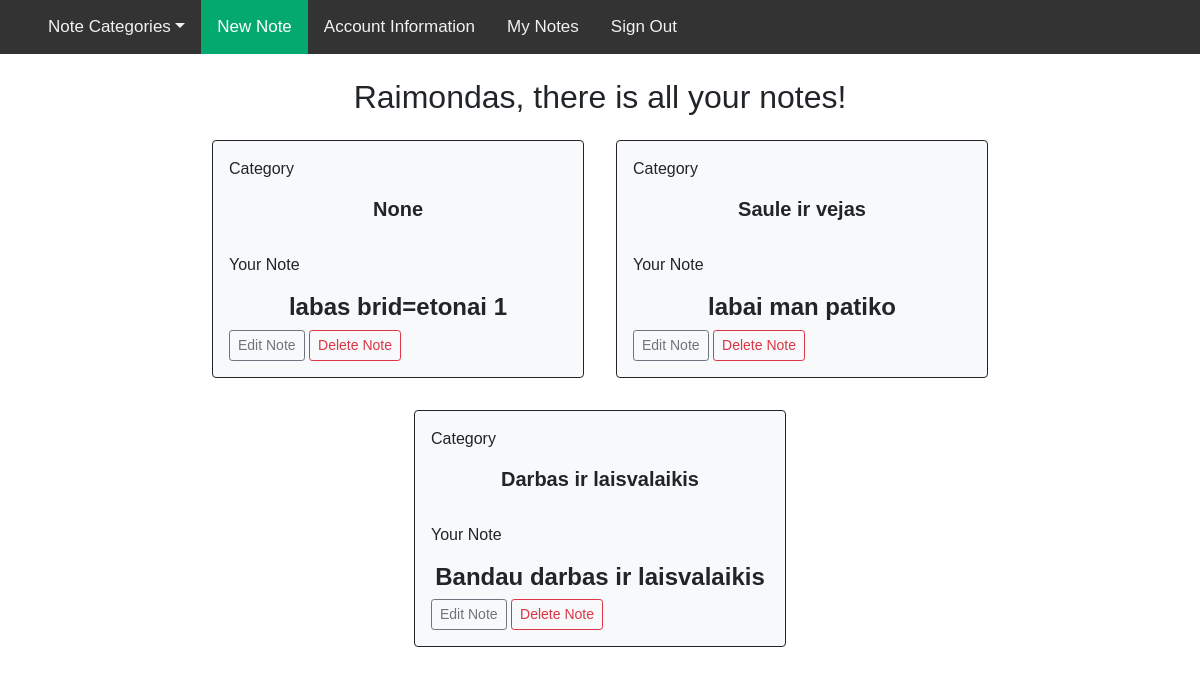
The app's page /read_review (signed in), older data.
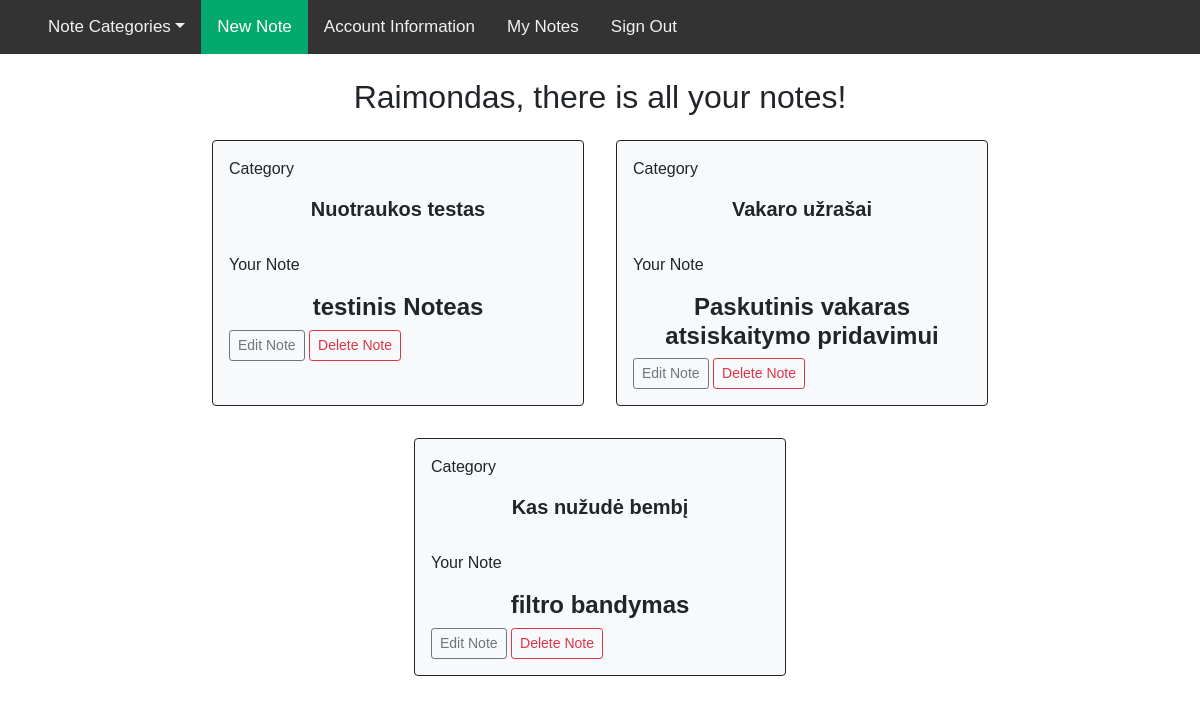
The same page, newer data.
### main.py (models this page shows, shortened)
class User(db.Model, UserMixin):
    __tablename__ = 'user'
    id = db.Column(db.Integer, primary_key=True)
    first_name = db.Column(db.Integer, nullable=False)
    last_name = db.Column(db.String(100), nullable=False)
    email_address = db.Column(db.String(100), nullable=False, unique=True)
    password = db.Column(db.String(100), nullable=False)
    is_admin = db.Column(db.Boolean, nullable=False, default=False)

class Review(db.Model):
    __tablename__ = 'review'
    id = db.Column(db.Integer, primary_key=True)
    date_posted = db.Column(db.DateTime, nullable=False, default=datetime.utcnow)
    content = db.Column(db.Text, nullable=False)
    user_id = db.Column(db.Integer, db.ForeignKey('user.id'), nullable=False)
    user = db.relationship("User")
    books_id = db.Column(db.Integer, db.ForeignKey('books.id'))
    book_name = db.relationship("Books")

class Books(db.Model):
    __tablename__ = 'books'
    id = db.Column(db.Integer, primary_key=True)
    book_name = db.Column(db.String(100), nullable=False)
    image_file = db.Column(db.String(20), nullable=False, default='default.jpg')
    user_id = db.Column(db.Integer, db.ForeignKey("user.id"))
    user = db.relationship("User")
    author_id = db.Column(db.Integer, db.ForeignKey("author.id"))
    author = db.relationship("Author")
    def __repr__(self):
        return f'{self.book_name}'

### main.py (the view)
@app.route('/read_review')
@login_required
def read_review():
    try:
        reviews = Review.query.all()
    except:
        reviews = []
    return render_template("read_review.html", reviews=reviews)

### main.py (called while the page is built)
@login_manager.user_loader
def load_user(user_id):
    return User.query.get(user_id)

### templates/read_review.html (shortened to what this page needs)
{% extends "base.html" %}
{% block content %}
<div class="text-center">
    <h2 class="account-heading">{{ current_user.first_name }}, there is all your notes!</h2>
</div>
        <div class="content d-flex flex-wrap justify-content-center">
            {% for review in reviews %}
            {% if review.user.id == current_user.id %}
            <div class="col-5 col-sm-4 p-3 m-3 border border-dark rounded-2 bg-light">
                <div>
                    <p>Category</p>
                    <h5 class="text-center"><strong>{{ review.book_name }}</strong></h5>
                    <p>Your Note</p>
                    <h4 class="text-center"><strong>{{ review.content }}</strong></h4>
                </div>
                <a href="{{ url_for('edit_review', id=review.id)}}" class="btn btn-outline-secondary btn-sm">Edit Note</a>
                <a href="{{ url_for('delete_review', id=review.id)}}" class="btn btn-outline-danger btn-sm">Delete Note</a>
            </div>
            {% endif %}
            {% endfor %}
        </div>
{% endblock %}

### templates/base.html (shortened to what this page needs)
<!doctype html>
<html lang="en">
<head>
    <link rel="stylesheet" href="https://cdnjs.cloudflare.com/ajax/libs/font-awesome/4.7.0/css/font-awesome.min.css">
    <link href="https://cdn.jsdelivr.net/npm/bootstrap@5.0.2/dist/css/bootstrap.min.css" rel="stylesheet"
>
</head>
<body>
<div class="topnav" id="myTopnav">
    <ul>
   {% if current_user.is_authenticated %}
    <a class="nav-link dropdown-toggle" href="#" id="navbarDropdown" role="button" data-toggle="dropdown" aria-haspopup="true" aria-expanded="false">
          Note Categories</a>
  <a class="nav-link active" href="{{ url_for('review') }}">New Note</a>
  <a class="nav-link" href="{{ url_for('update_account_information') }}">Account Information</a>
  <a class="nav-link" href="{{ url_for('read_review') }}">My Notes</a>
  <a class="nav-link" href="{{ url_for('sign_out') }}">Sign Out</a>
   {% else %}
  <a class="nav-link" href="{{ url_for('sign_up') }}">Sign Up</a>
  <a class="nav-link" href="{{ url_for('sign_in') }}">Sign In</a>
   {% endif %}
    </ul>
</div>
<div class="container">
    <br>
    {% block content %}
    {% endblock %}
</div>
</body>
</html>

### templates/base.html (style rules this page uses)
body { margin: 0; font-family: Arial, Helvetica, sans-serif; }
.topnav { overflow: hidden; background-color: #333; }
.topnav a { float: left; display: block; color: #f2f2f2; text-align: center; padding: 14px 16px; text-decoration: none; font-size: 17px; }
.topnav a.active { background-color: #04AA6D; color: white; }

Row changes from the older to the newer data that the page shows:
removed Review: book_name "None", content "labas brid=etonai 1"
removed Review: book_name "Saule ir vejas", content "labai man patiko"
removed Review: book_name "Darbas ir laisvalaikis", content "Bandau darbas ir laisvalaikis"
added Review: book_name "Nuotraukos testas", content "testinis Noteas"
added Review: book_name "Vakaro užrašai", content "Paskutinis vakaras atsiskaitymo pridavimui"
added Review: book_name "Kas nužudė bembį", content "filtro bandymas"
